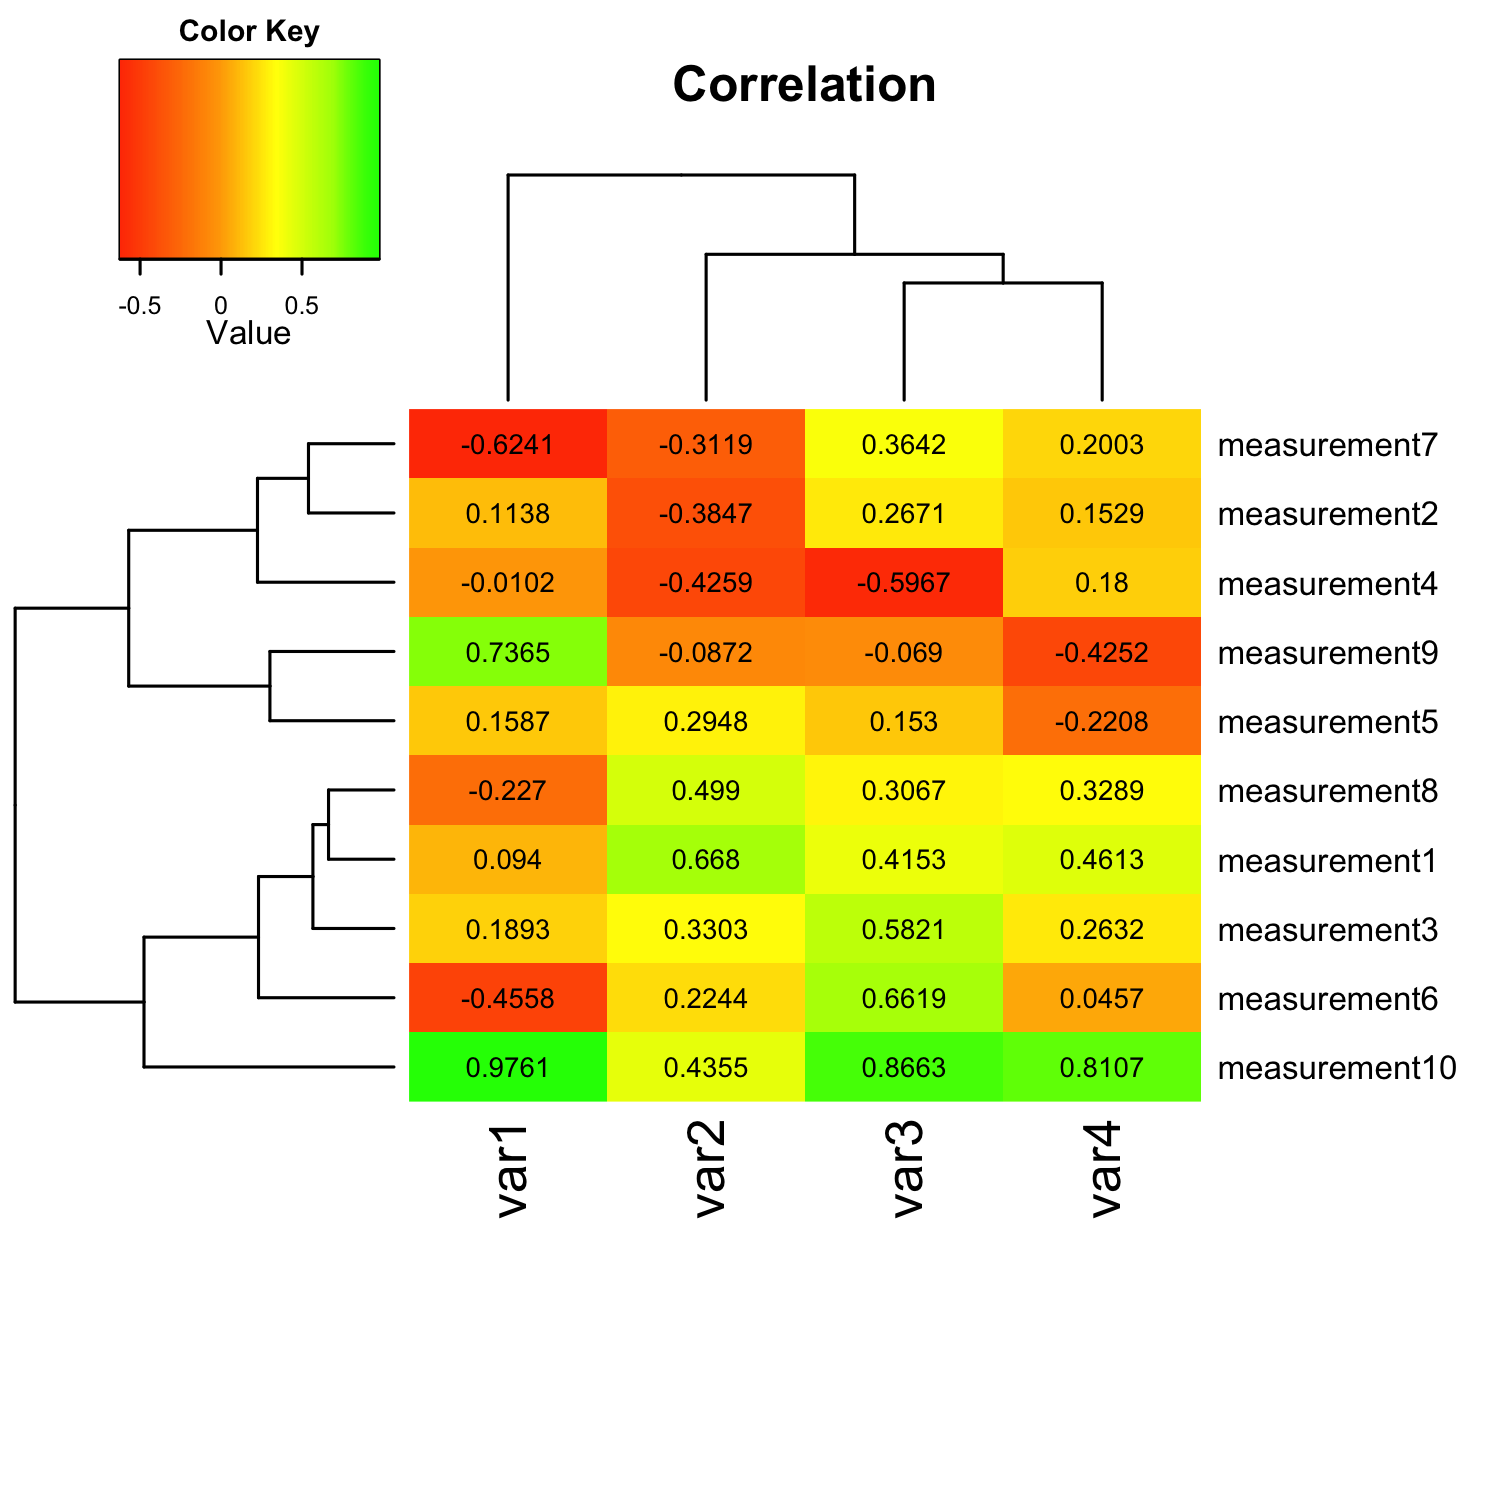

Reproduce this figure in R.
library(gplots)
library(RColorBrewer)

#########################################################
### reading in data and transform it to matrix format
#########################################################

data <- read.csv("dataset.csv", comment.char="#")
rnames <- data[,1]                            # assign labels in column 1 to "rnames"
mat_data <- data.matrix(data[,2:ncol(data)])  # transform column 2-5 into a matrix
rownames(mat_data) <- rnames                  # assign row names 



#########################################################
### customizing and plotting heatmap
#########################################################

# creates a own color palette from red to green
my_palette <- colorRampPalette(c("red", "yellow", "green"))(n = 299)

# (optional) defines the color breaks manually for a "skewed" color transition
col_breaks = c(seq(-1,0,length=100),  # for red
  seq(0,0.7,length=100),              # for yellow
  seq(0.7,1,length=100))              # for green

# creates a 5 x 5 inch image
png("h2_default_clustering.png",        
  width = 5*300,        # 5 x 300 pixels
  height = 5*300,
  res = 300,            # 300 pixels per inch
  pointsize = 8)        # smaller font size

# changes the distance measure and clustering method
# NOTE: Matrix here not symmetrical. For symmetrical matrices
# only one distance and cluster could and SHOULD be defined.
# Distance options: euclidean (default), maximum, canberra, binary, minkowski, manhattan
# Cluster options: complete (default), single, average, mcquitty, median, centroid, ward
row_distance = dist(mat_data, method = "manhattan")
row_cluster = hclust(row_distance, method = "ward")
col_distance = dist(t(mat_data), method = "manhattan")
col_cluster = hclust(col_distance, method = "ward")

heatmap.2(mat_data, 
  cellnote = mat_data,  # same data set for cell labels
  main = "Correlation", # heat map title
  notecol = "black",      # change font color of cell labels to black#
  density.info = "none",  # turns off density plot inside color legend
  trace = "none",         # turns off trace lines inside the heat map
  margins = c(12,9),     # widens margins around plot
  col = my_palette,       # use on color palette defined earlier 
  breaks = col_breaks,    # enable color transition at specified limits
  Rowv = as.dendrogram(row_cluster), # apply default clustering method
  Colv = as.dendrogram(col_cluster)) # apply default clustering method
dev.off()
